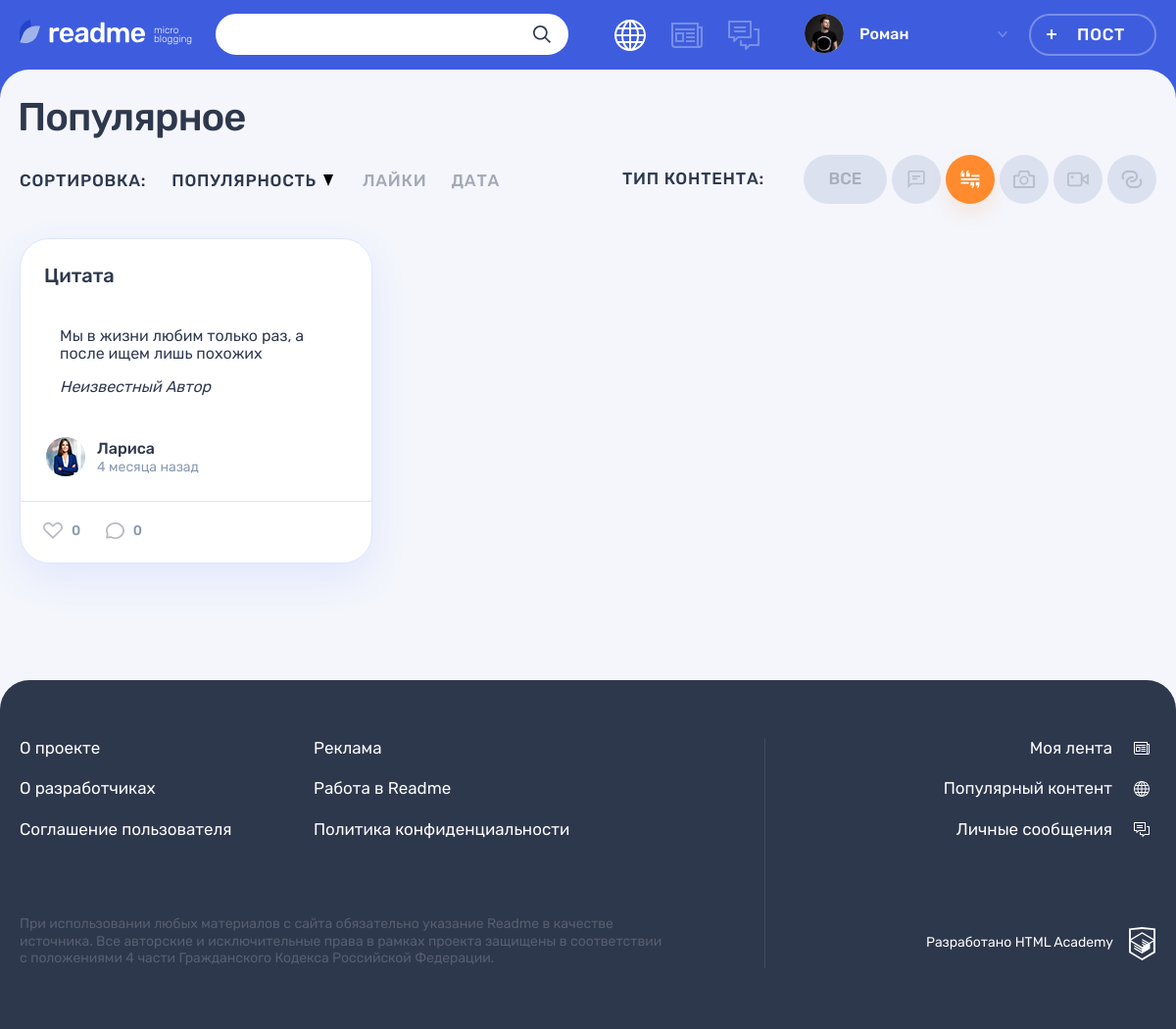
/index.php?type_id=2, run on the app's committed database.
### tables this page shows
CREATE TABLE IF NOT EXISTS `content_type` (
                          `id` INT(11) NOT NULL AUTO_INCREMENT ,
                          `type_name` VARCHAR(50) NOT NULL ,
                          `class_name` VARCHAR(50) NOT NULL,
                          PRIMARY KEY (`id`)
);

CREATE TABLE IF NOT EXISTS `posts` (
                        `id` INT(11) NOT NULL AUTO_INCREMENT ,
                        `pub_date_post` DATETIME NOT NULL DEFAULT CURRENT_TIMESTAMP ,
                        `title` VARCHAR(50) NOT NULL ,
                        `text` TEXT(2000) NULL ,
                        `text_quote` TEXT(500) NULL,
                        `author_quote` VARCHAR(100) NULL ,
                        `image_link` VARCHAR(100) NULL ,
                        `video_link` VARCHAR(100) NULL ,
                        `site_link` VARCHAR(100) NULL ,
                        `views` INT(11) NOT NULL DEFAULT 0,
                        `user_id` INT(11) NOT NULL ,
                        `content_type_id` INT(11) NOT NULL ,
                        `hashtag_id` INT(11) NULL,
                         PRIMARY KEY (`id`)
);

CREATE TABLE IF NOT EXISTS `users` (
                        `id` INT(11) NOT NULL AUTO_INCREMENT ,
                        `reg_date` DATETIME NOT NULL DEFAULT CURRENT_TIMESTAMP ,
                        `email` VARCHAR(50) NOT NULL ,
                        `login` VARCHAR(50) NOT NULL ,
                        `password` CHAR(64) NOT NULL ,
                        `avatar_link` VARCHAR(100) NULL,
                        PRIMARY KEY (`id`)
);

### helpers.php (called while the page is built, shortened)
<?php
function get_noun_plural_form(int $number, string $one, string $two, string $many): string
{
    $number = (int)$number;
    $mod10 = $number % 10;
    $mod100 = $number % 100;
    switch (true) {
        case ($mod10 >= 2 && $mod10 <= 4):
            return $two;
    }
}
function include_template($name, array $data = [])
{
    $name = 'templates/' . $name;
    extract($data);
    require $name;
    $result = ob_get_clean();
    return $result;
}

### functions.php (called while the page is built, shortened)
<?php
function get_post_date(string $str_date): string
{
    $date = strtotime($str_date);
    $current_date = time();
    $diff_date = $current_date - $date;
    $diff_minute = floor($diff_date / 60);
    $diff_hours = floor($diff_minute / 60);
    $diff_days = floor($diff_hours / 24);
    $diff_week = floor($diff_days / 7);
    $diff_month = floor($diff_days / 30);
    switch (true) {
        case ($diff_week >= 5):
            $plural_form = get_noun_plural_form($diff_month, 'месяц', 'месяца', 'месяцев');
            return $diff_month . ' ' . $plural_form . ' назад';
    }
}
function getTasksDataByType($con, $typeId)
{
    $query = 'SELECT posts.id AS post_id, pub_date_post, title, text,
            text_quote, author_quote, image_link, video_link, site_link, views, user_id,
            content_type_id, hashtag_id, users.id AS users_id,
            reg_date, email, login, avatar_link, content_type.id AS cont_id, type_name, class_name
        FROM posts
        JOIN users ON posts.user_id = users.id
        JOIN content_type ON posts.content_type_id = content_type.id';
    if ($typeId) {
        $query .= ' AND content_type_id = ' . $typeId;
    }
    $query .= ' ORDER BY posts.views DESC';
    $queryResult = mysqli_query($con, $query);
    return mysqli_fetch_all($queryResult, MYSQLI_ASSOC);
}
function getContentTypes($con)
{
    $query = 'SELECT * FROM `content_type`';
    $queryResult = mysqli_query($con, $query);
    return mysqli_fetch_all($queryResult, MYSQLI_ASSOC);
}

### templates/main.php (the view, shortened to what this page needs)
<div class="container">
    <h1 class="page__title page__title--popular">Популярное</h1>
</div>
<div class="popular container">
    <div class="popular__filters-wrapper">
        <div class="popular__sorting sorting">
            <b class="popular__sorting-caption sorting__caption">Сортировка:</b>
            <ul class="popular__sorting-list sorting__list">
                <li class="sorting__item sorting__item--popular">
                    <a class="sorting__link sorting__link--active" href="#">
                        <span>Популярность</span>
                        <svg class="sorting__icon" width="10" height="12">
                            <use xlink:href="#icon-sort"></use>
                        </svg>
                    </a>
                </li>
                <li class="sorting__item">
                    <a class="sorting__link" href="#">
                        <span>Лайки</span>
                    </a>
                </li>
                <li class="sorting__item">
                    <a class="sorting__link" href="#">
                        <span>Дата</span>
                    </a>
                </li>
            </ul>
        </div>
        <div class="popular__filters filters">
            <b class="popular__filters-caption filters__caption">Тип контента:</b>
            <ul class="popular__filters-list filters__list">
                <li class="popular__filters-item popular__filters-item--all filters__item filters__item--all">
                    <a class="filters__button filters__button--ellipse filters__button--all
                        <?= (!$type_id) ? 'filters__button--active' : ''; ?>"
                       href="/index.php">
                        <span>Все</span>
                    </a>
                </li>
                <?php foreach ($content_type_arr as $type): ?>
                <li class="popular__filters-item filters__item">
                    <a class="filters__button filters__button--photo button
                        <?= ($type_id === intval($type['id'])) ? 'filters__button--active' : ''; ?>"
                       href="/index.php?type_id=<?= $type['id']; ?>">
                        <svg class="filters__icon" width="22" height="18">
                            <use xlink:href="#icon-filter-<?= $type['class_name']; ?>"></use>
                        </svg>
                    </a>
                </li>
                <?php endforeach; ?>
            </ul>
        </div>
    </div>
    <div class="popular__posts">
        <?php foreach ($posts_arr as $value): ?>
            <article class="popular__post post <?= $value['class_name']; ?>">
                <header class="post__header">
                    <h2>
                        <a href="/posts.php?active_post=<?= $value['post_id'];?>"><?= htmlspecialchars($value['title']); ?></a>
                    </h2>
                </header>
                <div class="post__main">
                    <?php switch ($value['class_name']):
                        case "quote": ?>
                            <blockquote>
                                <p>
                                    <?= htmlspecialchars($value['text_quote']); ?>
                                </p>
                                <cite><?= htmlspecialchars($value['author_quote']); ?></cite>
                            </blockquote>
                            <?php break;
                        case "link": ?>
                            <?php break;
                    endswitch; ?>
                </div>
                <footer class="post__footer">
                    <div class="post__author">
                        <a class="post__author-link" href="#" title="Автор">
                            <div class="post__avatar-wrapper">
                                <img class="post__author-avatar" src="img/<?= $value['avatar_link']; ?>" alt="Аватар пользователя">
                            </div>
                            <div class="post__info">
                                <b class="post__author-name"><?= $value['login']; ?></b>
                                <time class="post__time" datetime="" title="<?=$value['pub_date_post']?>"><?= get_post_date ( $value['pub_date_post'] )?></time>
                            </div>
                        </a>
                    </div>
                    <div class="post__indicators">
                        <div class="post__buttons">
                            <a class="post__indicator post__indicator--likes button" href="#" title="Лайк">
                                <svg class="post__indicator-icon" width="20" height="17">
                                    <use xlink:href="#icon-heart"></use>
                                </svg>
                                <span>0</span>
                            </a>
                            <a class="post__indicator post__indicator--comments button" href="#" title="Комментарии">
                                <svg class="post__indicator-icon" width="19" height="17">
                                    <use xlink:href="#icon-comment"></use>
                                </svg>
                                <span>0</span>
                            </a>
                        </div>
                    </div>
                </footer>
            </article>
        <?php endforeach; ?>
    </div>
</div>

### data on the page
posts: title "Цитата", text_quote "Мы в жизни любим только раз, а после ищем лишь похожих", author_quote "Неизвестный Автор", user.avatar_link (picture), user.login "Лариса", pub_date_post "4 месяца назад"

### other printed values
$user_name "Ромaн"
